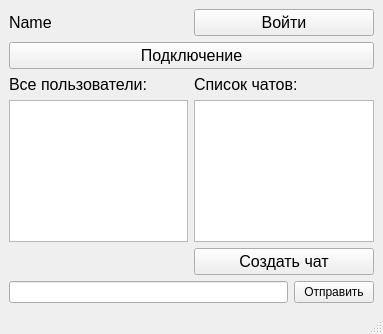
<?xml version="1.0" encoding="UTF-8"?>
<ui version="4.0">
 <class>MainWindow</class>
 <widget class="QMainWindow" name="MainWindow">
  <property name="geometry">
   <rect>
    <x>0</x>
    <y>0</y>
    <width>383</width>
    <height>334</height>
   </rect>
  </property>
  <property name="windowTitle">
   <string>MainWindow</string>
  </property>
  <widget class="QWidget" name="centralwidget">
   <layout class="QGridLayout" name="gridLayout">
    <item row="13" column="0" colspan="2">
     <widget class="QPushButton" name="pushButton">
      <property name="font">
       <font>
        <pointsize>12</pointsize>
       </font>
      </property>
      <property name="text">
       <string>Подключение</string>
      </property>
     </widget>
    </item>
    <item row="14" column="1">
     <widget class="QLabel" name="label_2">
      <property name="font">
       <font>
        <pointsize>12</pointsize>
       </font>
      </property>
      <property name="text">
       <string>Список чатов:</string>
      </property>
     </widget>
    </item>
    <item row="18" column="0" colspan="2">
     <layout class="QHBoxLayout" name="horizontalLayout_2">
      <item>
       <widget class="QLineEdit" name="lineEdit"/>
      </item>
      <item>
       <widget class="QPushButton" name="pushButton_2">
        <property name="text">
         <string>Отправить</string>
        </property>
       </widget>
      </item>
     </layout>
    </item>
    <item row="1" column="0">
     <widget class="QLabel" name="nameUserLabel">
      <property name="font">
       <font>
        <pointsize>12</pointsize>
       </font>
      </property>
      <property name="text">
       <string>&lt;html&gt;&lt;head/&gt;&lt;body&gt;&lt;p&gt;Name&lt;/p&gt;&lt;/body&gt;&lt;/html&gt;</string>
      </property>
     </widget>
    </item>
    <item row="15" column="1">
     <widget class="QTextBrowser" name="ChatTextBrowser"/>
    </item>
    <item row="1" column="1">
     <widget class="QPushButton" name="loginPushButton">
      <property name="font">
       <font>
        <pointsize>12</pointsize>
       </font>
      </property>
      <property name="text">
       <string>Войти</string>
      </property>
     </widget>
    </item>
    <item row="14" column="0">
     <widget class="QLabel" name="label">
      <property name="font">
       <font>
        <pointsize>12</pointsize>
       </font>
      </property>
      <property name="text">
       <string>Все пользователи:</string>
      </property>
     </widget>
    </item>
    <item row="15" column="0">
     <widget class="QListUsersWidget" name="usersListWidget">
      <property name="font">
       <font>
        <pointsize>12</pointsize>
       </font>
      </property>
      <property name="spacing">
       <number>3</number>
      </property>
     </widget>
    </item>
    <item row="16" column="1">
     <widget class="QPushButton" name="CreateChatPushButton">
      <property name="font">
       <font>
        <pointsize>12</pointsize>
       </font>
      </property>
      <property name="text">
       <string>Создать чат</string>
      </property>
     </widget>
    </item>
   </layout>
   <zorder>pushButton</zorder>
   <zorder>label</zorder>
   <zorder>label_2</zorder>
   <zorder>nameUserLabel</zorder>
   <zorder>loginPushButton</zorder>
   <zorder>ChatTextBrowser</zorder>
   <zorder>usersListWidget</zorder>
   <zorder>CreateChatPushButton</zorder>
  </widget>
  <widget class="QMenuBar" name="menubar">
   <property name="geometry">
    <rect>
     <x>0</x>
     <y>0</y>
     <width>383</width>
     <height>17</height>
    </rect>
   </property>
  </widget>
  <widget class="QStatusBar" name="statusbar"/>
 </widget>
 <customwidgets>
  <customwidget>
   <class>QListUsersWidget</class>
   <extends>QListWidget</extends>
   <header location="global">CustomersWidgets/qlistuserswidget.h</header>
  </customwidget>
 </customwidgets>
 <resources/>
 <connections/>
</ui>
